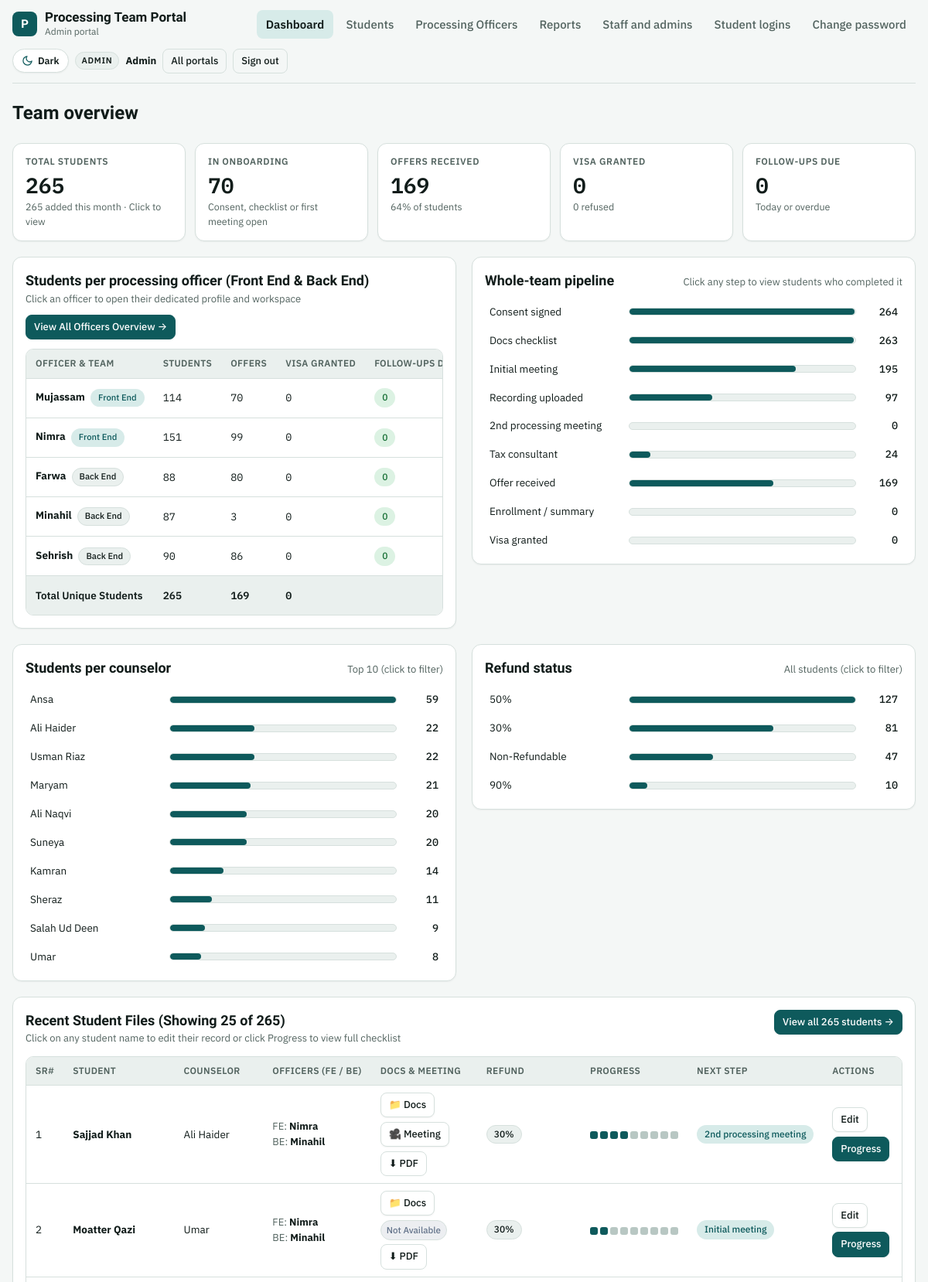
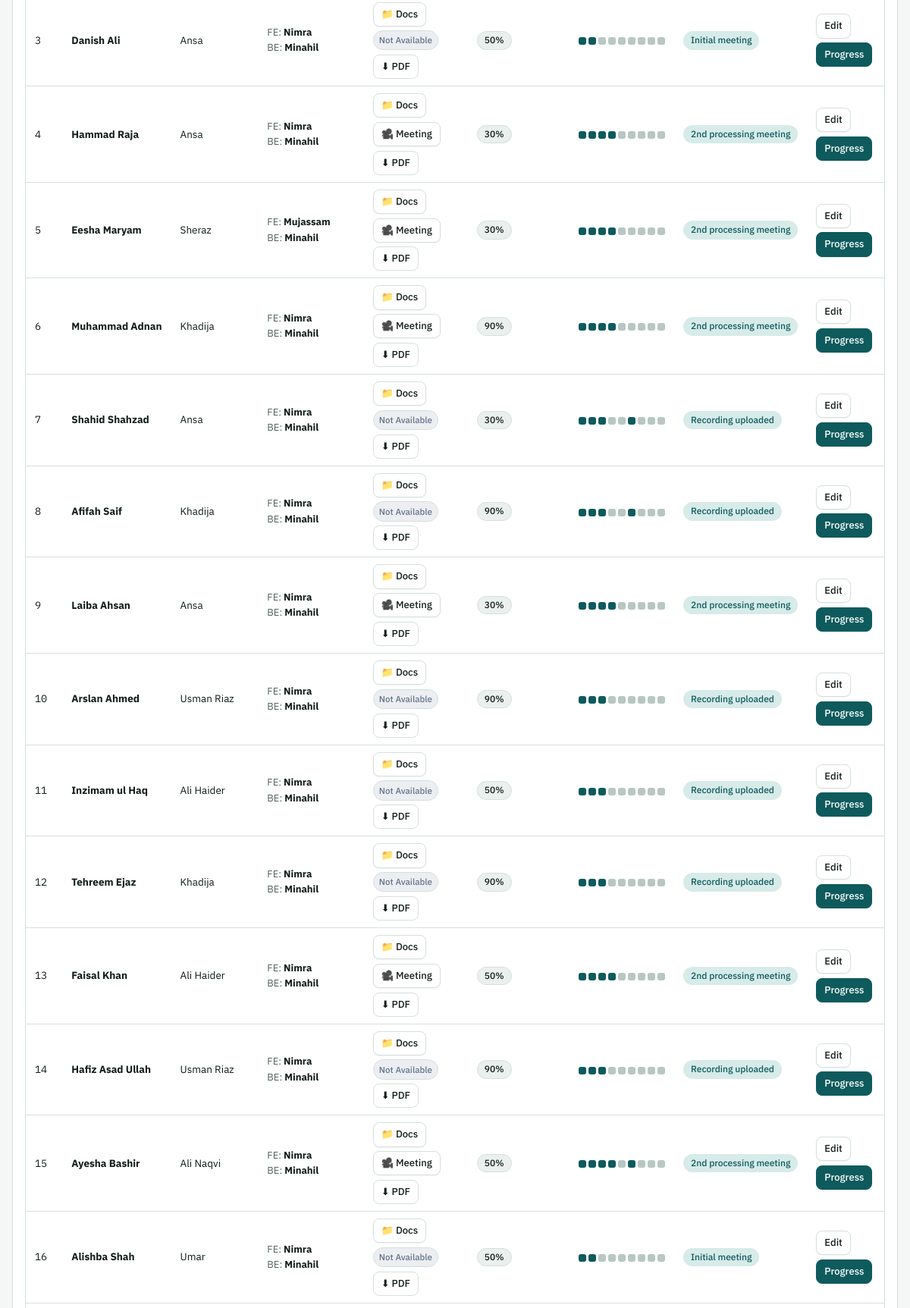
/admin/index.php (signed in, upper part), run on the app's committed database (2 pictures, top to bottom).
### tables this page shows
CREATE TABLE users (
  id                   INTEGER PRIMARY KEY AUTOINCREMENT,
  name                 TEXT NOT NULL,
  username             TEXT NOT NULL UNIQUE,
  password_hash        TEXT NOT NULL,
  role                 TEXT NOT NULL CHECK(role IN ('admin','officer','student')),
  student_id           INTEGER NULL UNIQUE,
  active               INTEGER NOT NULL DEFAULT 1,
  must_change_password INTEGER NOT NULL DEFAULT 1,
  last_login           TEXT NULL,
  created_at           TEXT NOT NULL, department TEXT DEFAULT 'backend',
  FOREIGN KEY (student_id) REFERENCES students(id) ON DELETE CASCADE
);

CREATE TABLE students (
  id                INTEGER PRIMARY KEY AUTOINCREMENT,
  name              TEXT NOT NULL,
  counselor         TEXT NULL,
  officer_id        INTEGER NULL,
  entered_by        INTEGER NULL,
  refund            TEXT NULL,
  branch            TEXT NULL,
  intake            TEXT NULL,
  received_date     TEXT NULL,
  consult1          TEXT NULL,
  consent           TEXT NULL,
  docs_checklist    TEXT NULL,
  initial_meeting   TEXT NULL,
  follow_up_1       TEXT NULL,
  recorded_uploaded TEXT NULL,
  drive_link        TEXT NULL,
  meeting_priority  TEXT NULL,
  second_meeting    TEXT NULL,
  follow_up_2       TEXT NULL,
  tax_meeting       TEXT NULL,
  follow_up_3       TEXT NULL,
  offer             TEXT NULL,
  consult2          TEXT NULL,
  disc2             TEXT NULL,
  enrollment        TEXT NULL,
  consult3          TEXT NULL,
  disc3             TEXT NULL,
  visa              TEXT NULL,
  last_installment  TEXT NULL,
  remarks           TEXT NULL,
  created_at        TEXT NOT NULL,
  updated_at        TEXT NULL
, csc_status TEXT DEFAULT NULL, csc_verified_at TEXT DEFAULT NULL, csc_verified_by INTEGER DEFAULT NULL, sheet_sr INTEGER, email TEXT, student_password TEXT, portal_id TEXT, portal_password TEXT, shortlisting TEXT, pending_docs_note TEXT, doc_request_date TEXT, enrollment_date TEXT, installment_1 TEXT, installment_2 TEXT, installment_3 TEXT, installment_4 TEXT, threat_cancellation TEXT, meeting_link TEXT, drive_files_json TEXT NULL, frontend_officer_id INTEGER DEFAULT NULL, frontend_officer_name TEXT DEFAULT NULL);

### app/pages/dashboard.php (the view, shortened to what the rows shown need)
<?php
[$w, $p] = scope_sql($u);
$rows = q("SELECT s.*, o.name AS officer_name FROM students s LEFT JOIN users o ON o.id = s.officer_id WHERE $w", $p)->fetchAll();
$admin = $u['role'] === 'admin';
$base = $admin ? 'admin' : 'officer';
page_start('Dashboard', $u, PORTALS[$u['role']]['label']);
?>
<h1><?= $admin ? 'Team overview' : 'Hello, ' . h($u['name']) ?></h1>
<div class="grid2">
<?php if ($admin):
    $officers = q("SELECT id, name, active, COALESCE(department, 'backend') AS department FROM users WHERE role = 'officer' ORDER BY department DESC, name ASC")->fetchAll(); ?>
  <section class="panel">
    <div class="panel-h">
      <div>
        <h2>Students per processing officer (Front End & Back End)</h2>
      </div>
    </div>
    <div class="tbl"><table>
      <thead><tr><th>Officer & Team</th><th>Students</th><th>Offers</th><th>Visa granted</th><th>Follow-ups due</th><th>Workspace</th></tr></thead>
      <tbody>
      <?php foreach ($officers as $o):
          $mine = array_filter($rows, fn($r) => (int)$r['officer_id'] === (int)$o['id'] || (int)($r['frontend_officer_id'] ?? 0) === (int)$o['id']);
          $d = count(array_filter(due_list($mine), fn($x) => $x['date'] <= today())); ?>
        <tr>
          <td>
            <a href="<?= h(url('admin/officers.php?id=' . $o['id'])) ?>"><b><?= h($o['name']) ?></b></a>
            <span class="pill <?= $o['department'] === 'frontend' ? 'acc' : '' ?>" style="font-size:0.7rem; margin-left:0.25rem;"><?= $o['department'] === 'frontend' ? 'Front End' : 'Back End' ?></span>
          </td>
          <td class="num"><a href="<?= h(url('admin/officers.php?id=' . $o['id'])) ?>"><?= count($mine) ?></a></td>
          <td class="num"><?= count(array_filter($mine, fn($r) => $r['offer'] === 'Yes')) ?></td>
          <td class="num"><?= count(array_filter($mine, fn($r) => $r['visa'] === 'Granted')) ?></td>
          <td><span class="pill <?= $d ? 'bad' : 'ok' ?>"><?= $d ?></span></td>
        </tr>
      <?php endforeach;
          if ($none): ?>
      </tbody>
    </table></div>
  </section>
<?php endif; ?>
  <section class="panel">
    <div class="panel-h"><h2><?= $admin ? 'Whole-team pipeline' : 'My pipeline' ?></h2><p>Click any step to view students who completed it</p></div>
  </section>
</div>
<?php if ($admin):
    $groups = function (string $key) use ($rows): array {
        $m = [];
        foreach ($rows as $r) { $k = trim((string)$r[$key]) ?: 'Not set'; $m[$k] = ($m[$k] ?? 0) + 1; }
        arsort($m);
        return array_slice($m, 0, 10, true);
    }; ?>
<div class="grid2">
  <?php foreach (['counselor' => 'Students per counselor', 'refund' => 'Refund status'] as $key => $title):
      $g = $groups($key); $max = max($g ?: [1]); ?>
  <section class="panel">
    <div class="panel-h"><h2><?= h($title) ?></h2><p><?= $key === 'counselor' ? 'Top 10 (click to filter)' : 'All students (click to filter)' ?></p></div>
    <div class="bars">
    <?php foreach ($g as $k => $c):
        $filterHref = $key === 'counselor' ? url('admin/students.php?q=' . rawurlencode((string)$k)) : url('admin/students.php?refund=' . rawurlencode((string)$k)); ?>
      <a class="bar" style="text-decoration:none; color:inherit;" href="<?= h($filterHref) ?>"><span><?= h($k) ?></span><span class="t"><i style="width:<?= round($c / $max * 100, 1) ?>%"></i></span><span class="n num"><?= $c ?></span></a>
    <?php endforeach; ?>
    </div>
  </section>
  <?php endforeach; ?>
</div>
<?php endif; ?>
<section class="panel">
  <div class="panel-h">
    <div><h2><?= $admin ? 'Recent Student Files' : 'My Assigned Students' ?> (Showing <?= min(25, count($rows)) ?> of <?= count($rows) ?>)</h2></div>
  </div>
  <?php if (!$rows): ?>
    <div class="empty">No students assigned yet.</div>
  <?php else: ?>
  <div class="tbl"><table>
    <thead><tr><th>SR#</th><th>Student</th><th>Counselor</th><?php if ($admin): ?><th>Officers (FE / BE)</th><?php endif; ?><th>Docs & Meeting</th><th>Refund</th><th>Progress</th><th>Next step</th><th>Actions</th></tr></thead>
    <tbody>
    <?php foreach (array_slice($rows, 0, 25) as $r):
        $ns = next_stage($r);
        $dLink = safe_link($r['drive_link'] ?? null);
        $hasMeeting = student_has_meeting($r);
        $mLink = url('meeting.php?id=' . (int)$r['id']);
    ?>
      <tr>
        <td class="num"><?= (int)($r['sheet_sr'] ?: $r['id']) ?></td>
        <td><a href="<?= h(url($base . '/student.php?id=' . $r['id'])) ?>"><b><?= h($r['name']) ?></b></a></td>
        <td><?= h($r['counselor'] ?: '-') ?></td>
        <?php if ($admin): ?>
          <td class="small">
            <div><span class="muted">FE:</span> <b><?= h($r['frontend_officer_name'] ?: 'Not set') ?></b></div>
            <div><span class="muted">BE:</span> <b><?= h($r['officer_name'] ?? 'Not assigned') ?></b></div>
          </td>
        <?php endif; ?>
        <td>
          <div style="display:flex; gap:0.35rem; align-items:center; flex-wrap:wrap;">
            <?php if ($dLink): ?>
              <a class="btn sm" href="<?= h($dLink) ?>" target="_blank" rel="noopener noreferrer" title="Open Google Drive Documents Folder">📁 Docs</a>
            <?php endif; ?>
            <?php if ($hasMeeting): ?>
              <a class="btn sm" href="<?= h($mLink) ?>" target="_blank" rel="noopener noreferrer" title="Open Recorded Meeting Video / Zoom">🎥 Meeting</a>
            <?php else: ?>
              <span class="pill muted" style="font-size:0.72rem; padding:0.2rem 0.45rem; background:rgba(100,116,139,0.12); color:#64748b;" title="Meeting video not available">Not Available</span>
            <?php endif; ?>
            <a class="btn sm ghost" href="<?= h(url($base . '/report.php?id=' . $r['id'] . '&format=pdf')) ?>" title="Download Complete Student PDF Dossier">⬇ PDF</a>
          </div>
        </td>
        <td><?php if ($r['refund']): ?><span class="pill <?= $r['refund'] === 'Non-Refundable' ? 'bad' : '' ?>"><?= h($r['refund']) ?></span><?php endif; ?></td>
        <td><a href="<?= h(url($base . '/progress.php?id=' . $r['id'])) ?>" title="View student progress" style="text-decoration:none; display:inline-block;"><?= progress_dots($r) ?></a></td>
        <td><?= $ns ? '<span class="pill acc">' . h($ns) . '</span>' : '<span class="pill ok">Closed</span>' ?></td>
        <td>
          <div style="display:flex; gap:0.35rem; align-items:center; flex-wrap:wrap;">
            <a class="btn sm" href="<?= h(url($base . '/student.php?id=' . $r['id'])) ?>">Edit</a>
            <a class="btn sm primary" href="<?= h(url($base . '/progress.php?id=' . $r['id'])) ?>">Progress</a>
          </div>
        </td>
      </tr>
    <?php endforeach; ?>
    </tbody>
  </table></div>
  <?php endif; ?>
</section>
<?php endif;
page_end();

### app/layout.php (shortened to what the rows shown need)
<?php
function nav_items(string $role): array {
    return match ($role) {
        'admin'   => ['admin/index.php' => 'Dashboard', 'admin/students.php' => 'Students', 'admin/officers.php' => 'Processing Officers', 'admin/reports.php' => 'Reports', 'admin/staff.php' => 'Staff and admins', 'admin/logins.php' => 'Student logins'],
        'officer' => ['officer/index.php' => 'Dashboard', 'officer/students.php' => 'My students'],
        'student' => ['student/index.php' => 'My file'],
        default   => [],
    };
}
function theme_toggle_btn(): string {
    return '<button type="button" class="theme-toggle" data-theme-toggle aria-label="Switch theme" title="Switch between Light and Dark mode" aria-pressed="false">'
         . '<svg class="icon-sun" viewBox="0 0 24 24" aria-hidden="true"><circle cx="12" cy="12" r="5"/><line x1="12" y1="1" x2="12" y2="3"/><line x1="12" y1="21" x2="12" y2="23"/><line x1="4.22" y1="4.22" x2="5.64" y2="5.64"/><line x1="18.36" y1="18.36" x2="19.78" y2="19.78"/><line x1="1" y1="12" x2="3" y2="12"/><line x1="21" y1="12" x2="23" y2="12"/><line x1="4.22" y1="19.78" x2="5.64" y2="18.36"/><line x1="18.36" y1="5.64" x2="19.78" y2="4.22"/></svg>'
         . '<svg class="icon-moon" viewBox="0 0 24 24" aria-hidden="true"><path d="M21 12.79A9 9 0 1 1 11.21 3 7 7 0 0 0 21 12.79z"/></svg>'
         . '<span data-theme-label>Dark</span>'
         . '</button>';
}
function page_start(string $title, ?array $u = null, string $portalLabel = ''): void {
    global $CONFIG;
    $self = ltrim(substr(parse_url($_SERVER['REQUEST_URI'] ?? '', PHP_URL_PATH) ?: '', strlen(base_url())), '/');
    $cookieTheme = $_COOKIE['ptp_theme'] ?? '';
    $htmlThemeAttr = in_array($cookieTheme, ['light', 'dark'], true) ? ' data-theme="' . h($cookieTheme) . '"' : '';
    ?><!doctype html>
<html lang="en"<?= $htmlThemeAttr ?>>
<head>
<link rel="stylesheet" href="<?= h(url('assets/style.css')) ?>">
</head>
<body>
<div class="wrap">
<?php if ($u): ?>
<header class="top">
  <a class="brand" href="<?= h(url('index.php')) ?>" style="text-decoration:none; color:inherit;"><div class="mark">P</div><div><div class="app"><?= h($CONFIG['app_name']) ?></div><small><?= h($portalLabel) ?></small></div></a>
  <nav class="tabs">
    <?php foreach (nav_items($u['role']) as $href => $label): ?>
      <a href="<?= h(url($href)) ?>" <?= $self === $href ? 'aria-current="page"' : '' ?>><?= h($label) ?></a>
    <?php endforeach; ?>
    <a href="<?= h(url('account/password.php?portal=' . $u['role'])) ?>" <?= $self === 'account/password.php' ? 'aria-current="page"' : '' ?>>Change password</a>
  </nav>
  <div class="who">
    <?= theme_toggle_btn() ?>
    <span class="role"><?= h(ucfirst($u['role'] === 'officer' ? 'Officer' : $u['role'])) ?></span>
    <b><?= h($u['name']) ?></b>
    <a class="btn sm ghost" href="<?= h(url('index.php')) ?>">All portals</a>
    <form method="post" action="<?= h(url('logout.php')) ?>"><button class="btn sm ghost" type="submit">Sign out</button></form>
  </div>
</header>
<?php else: ?>
<div class="guest-topbar">
  <?= theme_toggle_btn() ?>
</div>
<?php endif; ?>
<main>
<?php endforeach;
}
function page_end(): void { ?>
</main>
</div>
</body>
</html>
<?php }
function progress_dots(array $r): string {
    $o = '<span class="steps" title="' . done_count($r) . ' of ' . count(STAGES) . ' steps">';
    foreach (STAGES as $i => $_) $o .= '<i class="' . (stage_done($r, $i) ? 'd' : '') . '"></i>';
    return $o . '</span>';
}

### data on the page
users: role "Dashboard", role "Students", role "Processing Officers", role "Reports", role "Staff and admins", role "Student logins", role "ADMIN", name "Admin"
users: name "Mujassam", shows "Front End", count($mine) "114", offer "70", visa "0", d "0"
users: name "Nimra", shows "Front End", count($mine) "151", offer "99", visa "0", d "0"
users: name "Farwa", shows "Back End", count($mine) "88", offer "80", visa "0", d "0"
users: name "Minahil", shows "Back End", count($mine) "87", offer "3", visa "0", d "0", students.sheet_sr "1", students.name "Sajjad Khan", students.counselor "Ali Haider", students.frontend_officer_name "Nimra", students.refund "30%", ns "2nd processing meeting", students.sheet_sr "2", students.name "Moatter Qazi", students.counselor "Umar", shows "Not Available", ns "Initial meeting", students.sheet_sr "3", students.name "Danish Ali", students.counselor "Ansa", students.refund "50%", students.sheet_sr "4", students.name "Hammad Raja", students.sheet_sr "5", students.name "Eesha Maryam", students.counselor "Sheraz", students.frontend_officer_name "Mujassam", students.sheet_sr "6", students.name "Muhammad Adnan", students.counselor "Khadija", students.refund "90%", students.sheet_sr "7", students.name "Shahid Shahzad", ns "Recording uploaded", students.sheet_sr "8", students.name "Afifah Saif", students.sheet_sr "9", students.name "Laiba Ahsan", students.sheet_sr "10", students.name "Arslan Ahmed", students.counselor "Usman Riaz", students.sheet_sr "11", students.name "Inzimam ul Haq", students.sheet_sr "12", students.name "Tehreem Ejaz", students.sheet_sr "13", students.name "Faisal Khan", students.sheet_sr "14", students.name "Hafiz Asad Ullah", students.sheet_sr "15", students.name "Ayesha Bashir", students.counselor "Ali Naqvi", students.sheet_sr "16", students.name "Alishba Shah"
users: name "Sehrish", shows "Back End", count($mine) "90", offer "86", visa "0", d "0"
students: counselor "Sheraz", refund "50%"

### other printed values
$CONFIG['app_name'] "Processing Team Portal"
$portalLabel "Admin portal"
$n "265"
$thisMonth "265"
$onb "70"
$offers "169"
$offers / $n * 100 "64"
$granted "0"
$refused "0"
$dueNow "0"
$s[0] "Consent signed"
$c "264"
$s[0] "Docs checklist"
$c "263"
$s[0] "Initial meeting"
